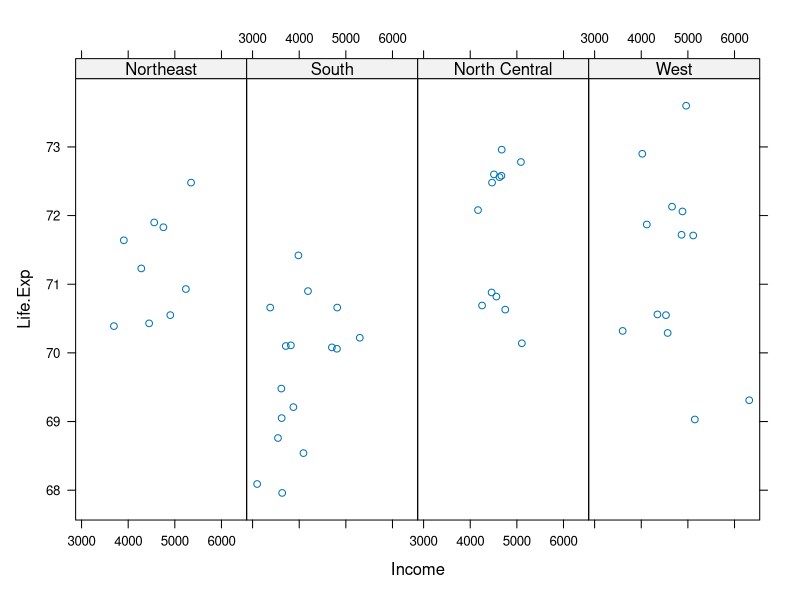
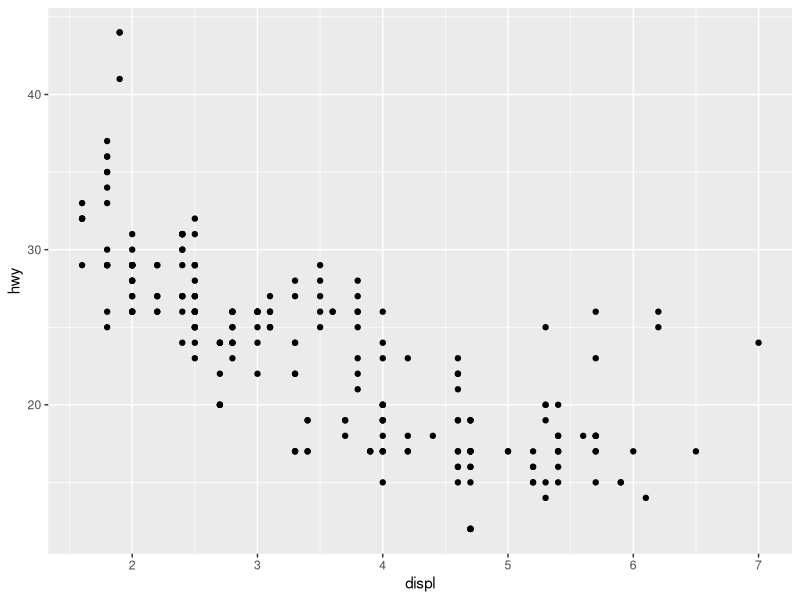
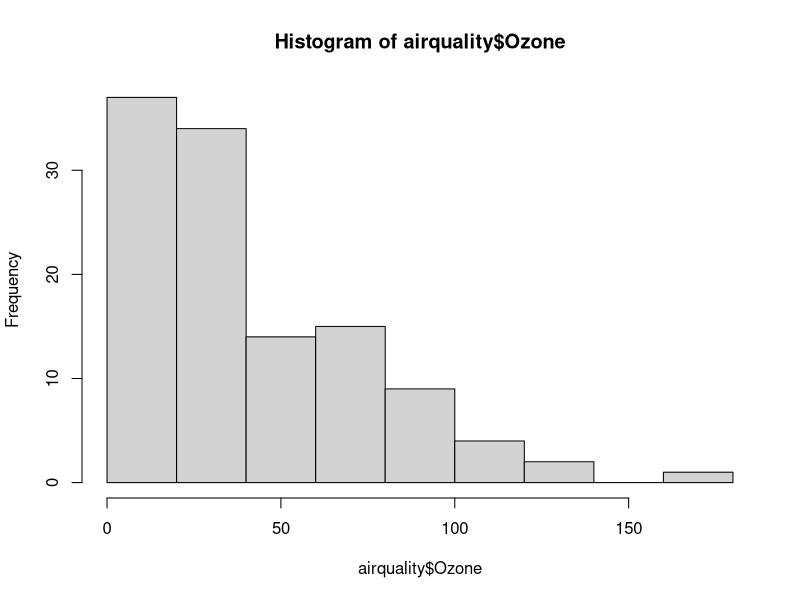
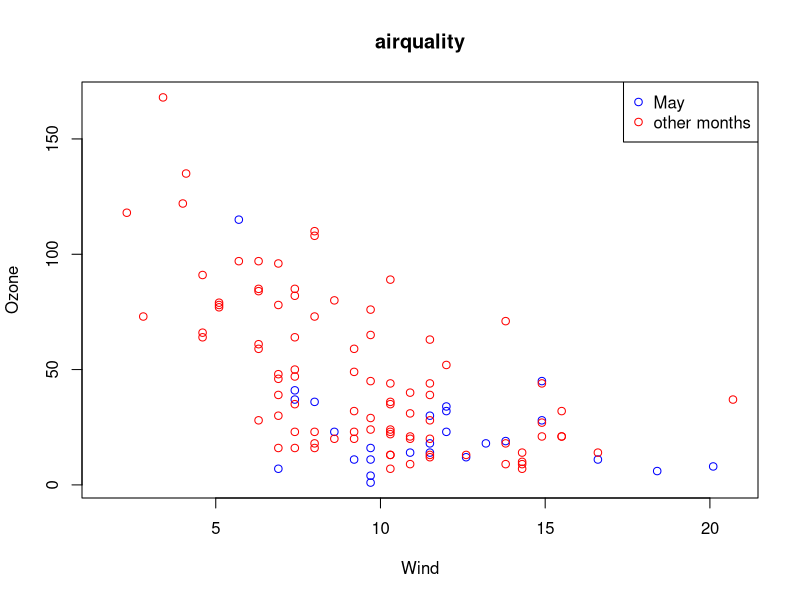
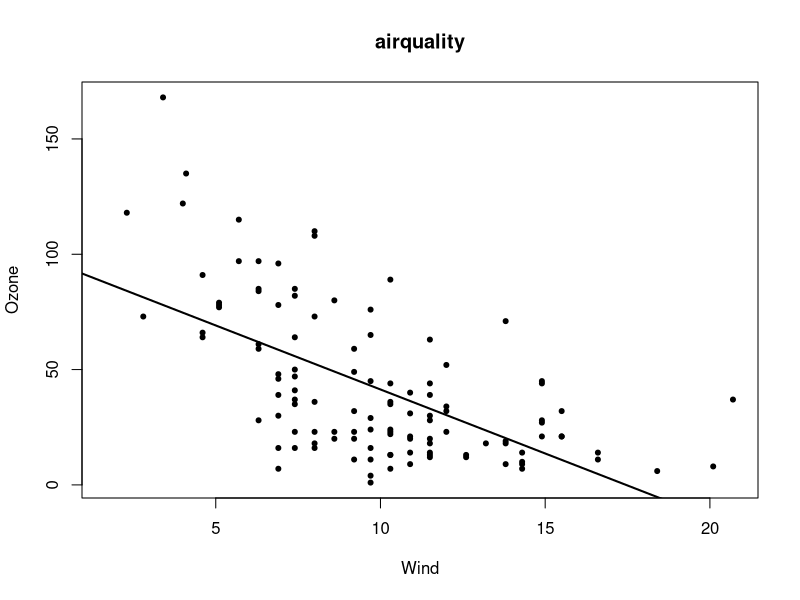
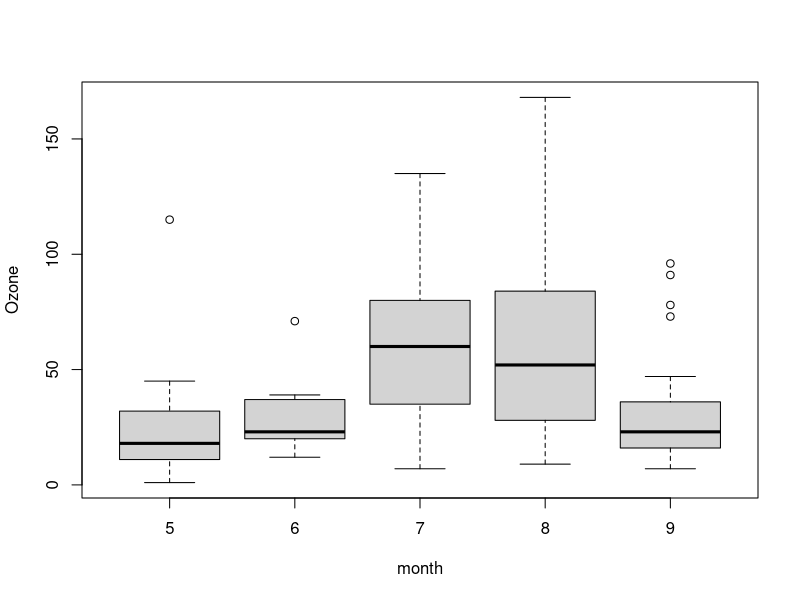
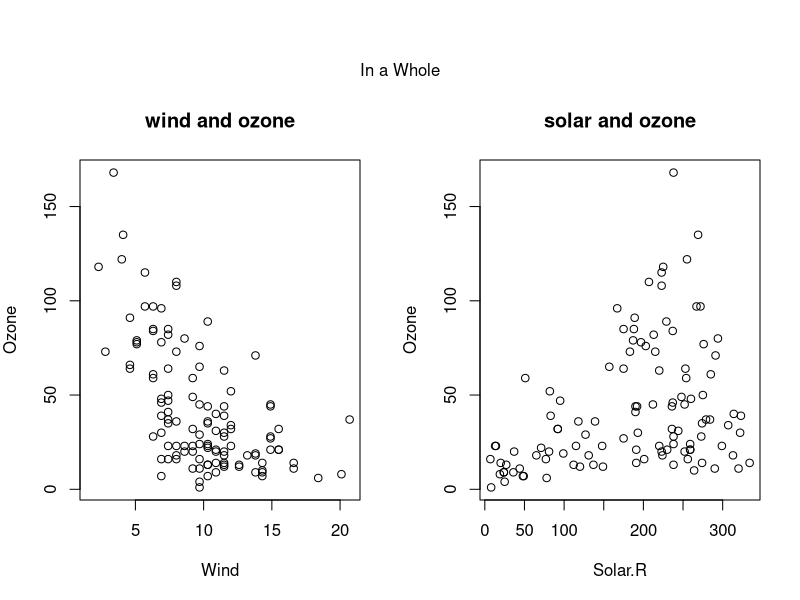

The R script that drew these images, in order:
library(lattice)
state <- data.frame(state.x77, region = state.region)
xyplot(Life.Exp ~ Income|region, data = state, layout = c(4,1))

library(ggplot2)
data(mpg)
qplot(displ, hwy, data = mpg)

library(datasets)
hist(airquality$Ozone)
#draw plots with different colors and legends
with(airquality, plot(Wind, Ozone, main = "airquality", type = "n"))
with(subset(airquality, Month==5), points(Wind, Ozone, col = "blue"))
with(subset(airquality, Month!=5), points(Wind, Ozone, col = "red"))
legend("topright", pch = 1, col = c("blue", "red"), legend = c("May", "other months"))

#draw plots and fit with regression line
with(airquality, plot(Wind, Ozone, main = "airquality", pch = 20))
model = lm(Ozone ~ Wind, data = airquality)
abline(model, lwd = 2)

#draw boxplot
airquality <- transform(airquality, Month = factor(Month))
boxplot(Ozone ~ Month, data = airquality, xlab = "month", ylab = "Ozone")


#draw two scatterplots together
par(mfrow = c(1,2), mar = c(5, 4, 4,2), oma = c(0,0,4,0))
with(airquality, {plot(Wind,Ozone, main = "wind and ozone")
  plot(Solar.R, Ozone, main = "solar and ozone")
  mtext("In a Whole", outer = TRUE)})